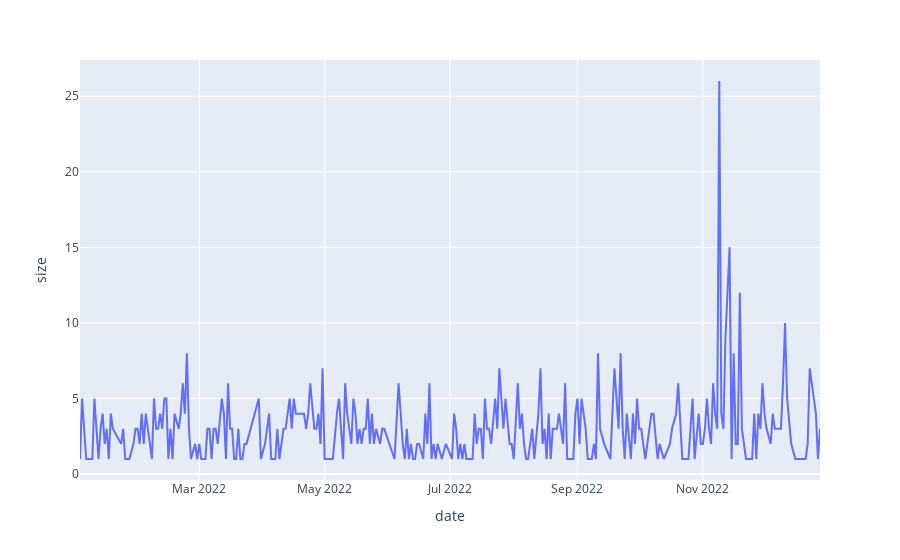

The notebook cell saved with this chart:
### Code cell
px.line(data.groupby("date",as_index=False).size(),x='date',y='size' )

### Figure 1 — Plotly figure (JSON) as saved in the notebook; plotly's stock layout.template omitted (floating-point values rounded to 4 significant figures; data arrays with more than 128 entries replaced by an {"elided": "..."} marker saying what was removed)
{"data": [{"hovertemplate": "date=%{x}<br>size=%{y}<extra></extra>", "legendgroup": "", "line": {"color": "#636efa", "dash": "solid"}, "marker": {"symbol": "circle"}, "mode": "lines", "name": "", "orientation": "v", "showlegend": false, "type": "scatter", "x": {"elided": "290 str values"}, "xaxis": "x", "y": {"elided": "290 int values"}, "yaxis": "y"}], "layout": {"legend": {"tracegroupgap": 0}, "margin": {"t": 60}, "xaxis": {"anchor": "y", "domain": [0, 1], "title": {"text": "date"}}, "yaxis": {"anchor": "x", "domain": [0, 1], "title": {"text": "size"}}}}
